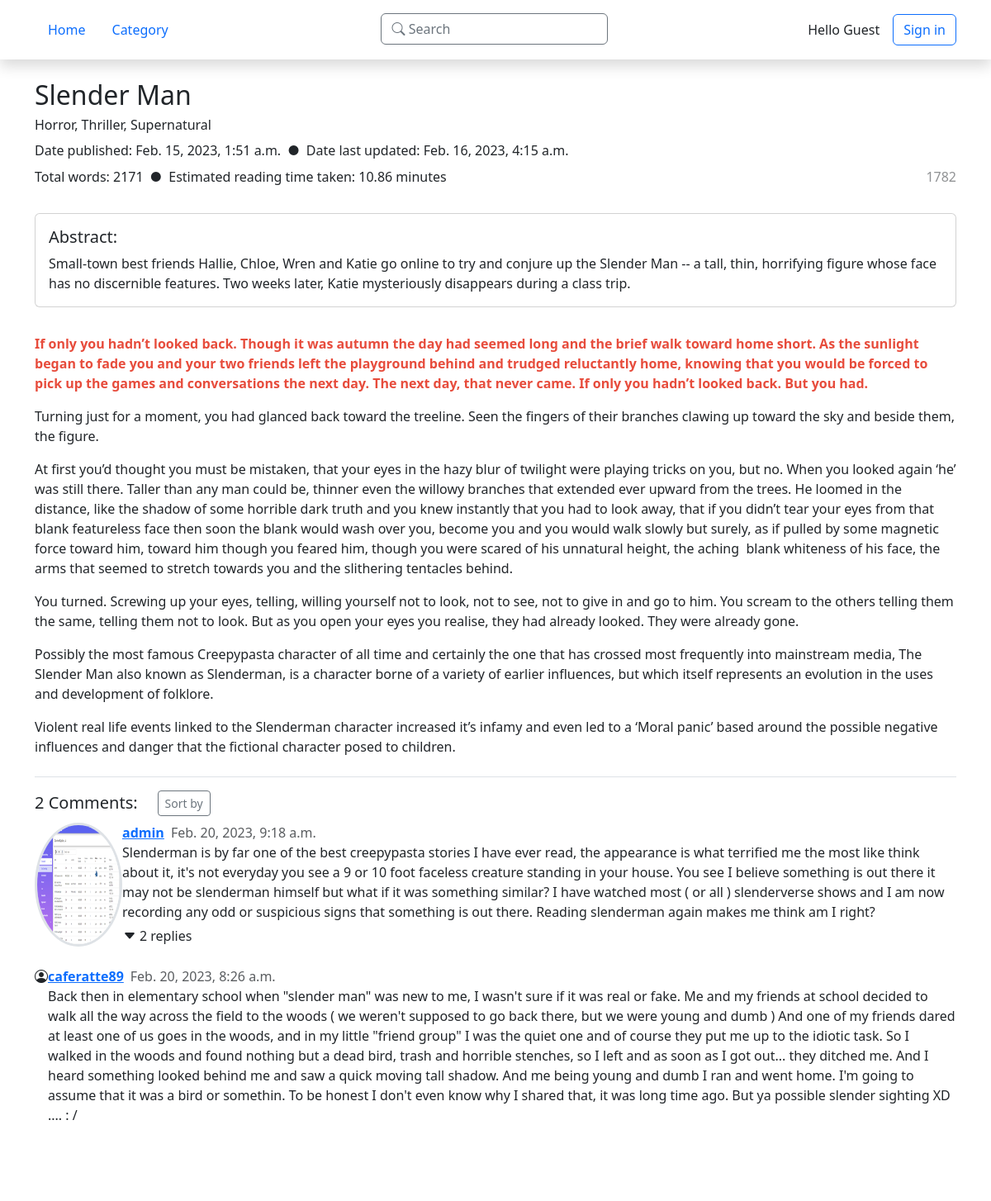
Before: /oldstimes/story/2 with the older database file.
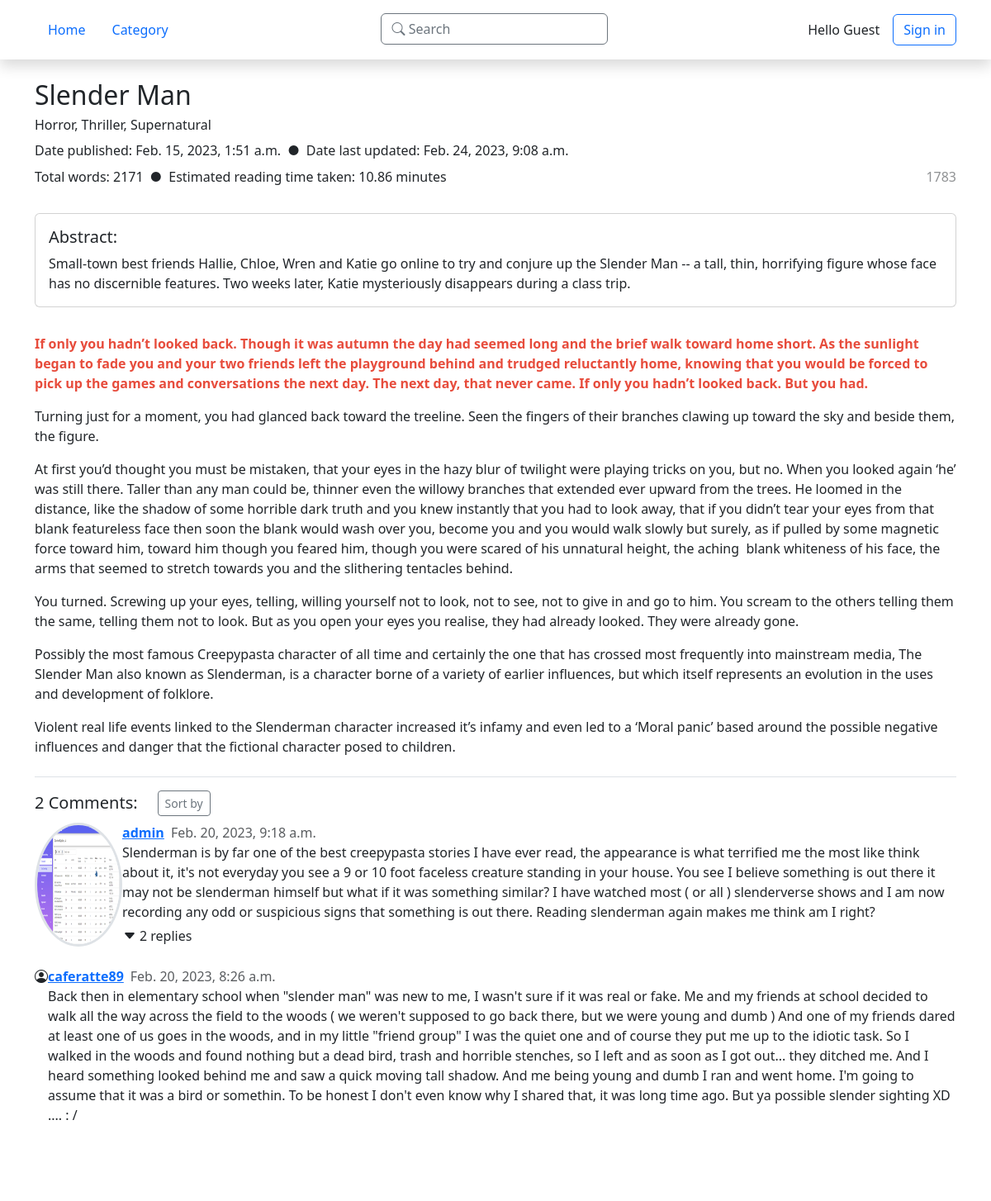
After: the same page with the newer database file.
### old_straits_times/models.py (models this page shows, shortened)
class Story(models.Model):
    title = models.CharField(max_length=50)
    author = models.ForeignKey(Author, on_delete=models.CASCADE)
    genre = models.ManyToManyField(Genre, blank=True)
    abstract = models.TextField(max_length=250, blank=True,
                                   validators=[MaxLengthValidator(250)])
    date_published = models.DateTimeField('date published', auto_now_add=True)
    date_last_updated = models.DateTimeField('date last updated')
    views_total = models.IntegerField(default=0)
    is_private = models.BooleanField(default=False)
    content = RichTextField()
    def comments(self):
        return Comment.objects.filter(story=self.pk, reply_to=None).order_by('-date_published')
    def get_views_total(self):
        return f'{self.views_total:3}'
    def get_word_count(self):
        return len(re.sub(r'<.*?>||&.*?;||^\n', '', self.content).strip())
    def get_reading_time_taken(self):
        return round(self.get_word_count() / 200, 2)
    def get_genre(self):
        return ", ".join([s.name for s in self.genre.all()])
    get_genre.short_description = 'Genre'

class Genre(models.Model):
    name = models.CharField(max_length=30)

class Comment(models.Model):
    story = models.ForeignKey(Story, on_delete=models.CASCADE)
    commenter = models.ForeignKey(Author, null=True, on_delete=models.SET_NULL)
    reply_to = models.ForeignKey('Comment', null=True, blank=True, on_delete=models.CASCADE)
    content = models.TextField(blank=True)
    date_published = models.DateTimeField('date published', auto_now_add=True)
    edited = models.BooleanField(default=False)
    likes = models.ManyToManyField(Author, blank=True, related_name='likeses')
    dislikes = models.ManyToManyField(Author, blank=True, related_name='dislikeses')
    def replies(self):
        return Comment.objects.filter(reply_to=self)

class Author(AbstractUser):
    bio = RichTextField()
    country = models.CharField(max_length=60, default="", blank=True, null=True)
    avatar = ResizedImageField(size=[400,400],
                               default="avatars/none/default.png",
                               upload_to=path_and_rename,
                               null=True,
                               blank=True)
    social1 = models.CharField(max_length=120, default="", blank=True, null=True)
    social2 = models.CharField(max_length=120, default="", blank=True, null=True)
    social3 = models.CharField(max_length=120, default="", blank=True, null=True)
    social4 = models.CharField(max_length=120, default="", blank=True, null=True)

### old_straits_times/views/story.py (the view, shortened to what this page needs)
# urls.py: path('story/<int:story_id>', views.story, name='story'),
def story(request, story_id):
    story = get_object_or_404(Story, pk=story_id)
    template_name = 'old_straits_times/story/index.html'
    if story and story.author.pk != request.user.pk:
        story.views_total += 1
        story.save()
    return render(request, template_name, {
        'story': story
    })

### old_straits_times/templates/old_straits_times/story/index.html (shortened to what this page needs)
{% extends '../base.html' %}
{% block content %}
    {% if not story.is_private or story.author.pk == request.user.pk %}
        <div>
            <div class="d-flex justify-content-between align-items-center">
                <div class="d-flex align-items-baseline">
                    <h2>{{ story.title }}</h2>
                </div>
            </div>
            <h6>{{ story.get_genre }}</h6>
            <div class="d-flex justify-content-between align-items-end">
                <div>
                    <div class="d-flex mb-2">
                        <p class="fs-7 mb-0">Date published: {{ story.date_published }}</p>
                        <p class="fs-7 mb-0 mx-2">●</p>
                        <p class="fs-7 mb-0">Date last updated: {{ story.date_last_updated }}</p>
                    </div>
                    <div class="d-flex mb-2">
                        <p class="fs-7 mb-0">Total words: {{ story.get_word_count }}</p>
                        <p class="fs-7 mb-0 mx-2">●</p>
                        <p class="fs-7 mb-0">Estimated reading time taken: {{ story.get_reading_time_taken }} minute{{ story.get_reading_time_taken|pluralize }}</p>
                    </div>
                </div>
                <div>
                    <div class="d-flex mb-2 text-body-tertiary">
                        <p id='views' class="fs-7 mb-0">{{ story.get_views_total }}</p>
                    </div>
                </div>
            </div>
            <div class='card p-3 my-4'>
                <h5>Abstract:</h5>
                {{ story.abstract }}
            </div>
            <div class="py-2">
                {{ story.content | safe }}
            </div>
            <div class="border-top py-3">
                <div class="d-flex align-items-center">
                    <h5 class="mb-0">{{ story.comments.count }} Comment{{ story.comments.count|pluralize }}:</h5>
                    <div class="ms-4">
                        <button class="btn btn-sm btn-icon btn-outline-secondary d-flex align-items-center">
                            Sort by
                        </button>
                    </div>
                </div>
                <ul class="list-unstyled py-2">
                    {% for comment in story.comments %}
                        <li class="comment-item mb-4">
                            <div class="d-flex">
                                <div class="comment-item-image">
                                    {% if comment.commenter.avatar %}
                                        <img class="border border-3 border-body rounded-circle w-100 h-100 object-fit-fill" src="{{ comment.commenter.avatar.url }}" />
                                    {% else %}
                                        <i class="comment-item-icon bi bi-person-circle"></i>
                                    {% endif %}
                                </div>
                                <div class="comment-item-text">
                                    <div class="d-flex align-items-baseline">
                                        <a href="{% url 'oldstimes:profile' comment.commenter.username %}">
                                            <p class="mb-0 fs-6 fw-semibold">{{ comment.commenter }}</p>
                                        </a>
                                        <p class="mb-0 fs-7 ms-2 text-muted">{{ comment.date_published }}</p>
                                    </div>
                                    <p class="mb-1">{{ comment.content }}</p>
                                    {% if comment.replies.count > 0 %}
                                        {% include "./reply.html" with recursive_round=0 comment_pk=comment_pk replies=comment.replies %}
                                    {% endif %}
                                </div>
                            </div>
                        </li>
                    {% endfor %}
                </ul>
            </div>
        </div>
    {% else %}
        <div>
            <p class="h4">The story has been privated by the author!</p>
            <a class="fs-7" style="cursor: pointer;" onclick="history.back()">Go back.</a>
        </div>
    {% endif %}
{% endblock content %}

### old_straits_times/templates/old_straits_times/base.html (shortened to what this page needs)
<!doctype html>
<html lang="en" data-bs-theme="{{ request.COOKIES.theme_color|default:'light' }}">
    <head>
        {% load static %}
        <link href="https://cdn.jsdelivr.net/npm/bootstrap@5.3.0-alpha1/dist/css/bootstrap.min.css" rel="stylesheet">
        <link rel="stylesheet" href="https://cdn.jsdelivr.net/npm/bootstrap-icons@1.10.3/font/bootstrap-icons.css">
        <link href='https://css.gg/css' rel='stylesheet'>
        {% load sass_tags %}
        <link href="{% sass_src 'old_straits_times/customs.scss' %}" rel="stylesheet" type="text/css" />
    </head>
    <body>
        <header class="sticky-top shadow bg-body">
            <div class="container">
                <div class="py-3 d-flex justify-content-between">
                    <div>
                        <nav>
                            <ul class="nav d-none d-md-flex">
                                <li class="nav-item">
                                  <a href="{% url 'oldstimes:index' %}" class="nav-link" aria-current="page">Home</a>
                                </li>
                                <li class="nav-item">
                                  <a class="nav-link" href="{% url 'oldstimes:category' %}">Category</a>
                                </li>
                            </ul>
                        </nav>
                    </div>
                    <div class="d-none d-lg-block">
                        <div class="d-flex" role="search">
                            <button class="btn btn-outline-secondary text-start" data-bs-toggle="modal" data-bs-target="#searchModal" style="width: 275px;">
                                <i class="bi bi-search"></i>
                                Search
                            </button>
                        </div>
                    </div>
                    {% if request.user.is_authenticated %}
                        <div class="d-flex align-items-center">
                            <span class="pe-3">Hello <a href="{% url 'oldstimes:profile' request.user.username %}">{{ request.user.username }}</a></span>
                            <a class="pe-3" href="{% url 'oldstimes:settings_profile' %}">
                                Settings
                            </a>
                            <a class="d-none d-sm-block" href="{% url 'oldstimes:auth_logout' %}">
                                <button class="btn btn-outline-primary">Sign Out</button>
                            </a>
                        </div>
                    {% else %}
                        <div class="d-flex align-items-center text-body">
                            <span class="pe-3">Hello Guest</span>
                            <a href="{% url 'oldstimes:auth_login' %}">
                                <button class="btn btn-outline-primary">Sign in</button>
                            </a>
                        </div>
                    {% endif %}
                </div>
            </div>
        </header>
        <div class="container my-4">
            {% block content %}{% endblock content %}
        </div>
    </body>
</html>

### old_straits_times/templates/old_straits_times/story/reply.html (shortened to what this page needs)
<button class="btn btn-link m-0 p-0 text-body text-decoration-none" onclick="triggerShowReplies(this, 'replyPostContainer-{{ comment_pk }}')">
    <div class="d-flex align-items-center">
        <i class="bi bi-caret-down-fill"></i>
        <p class="ms-1 fs-7 mb-0">{{ replies.count }} repl{{ replies.count|pluralize:'y,ies' }}</p>
    </div>
</button>

Changed rows visible on the page:
changed Story "Slender Man": date_last_updated "Feb. 16, 2023, 4:15 a.m." → "Feb. 24, 2023, 9:08 a.m."; get_views_total "1782" → "1783"
